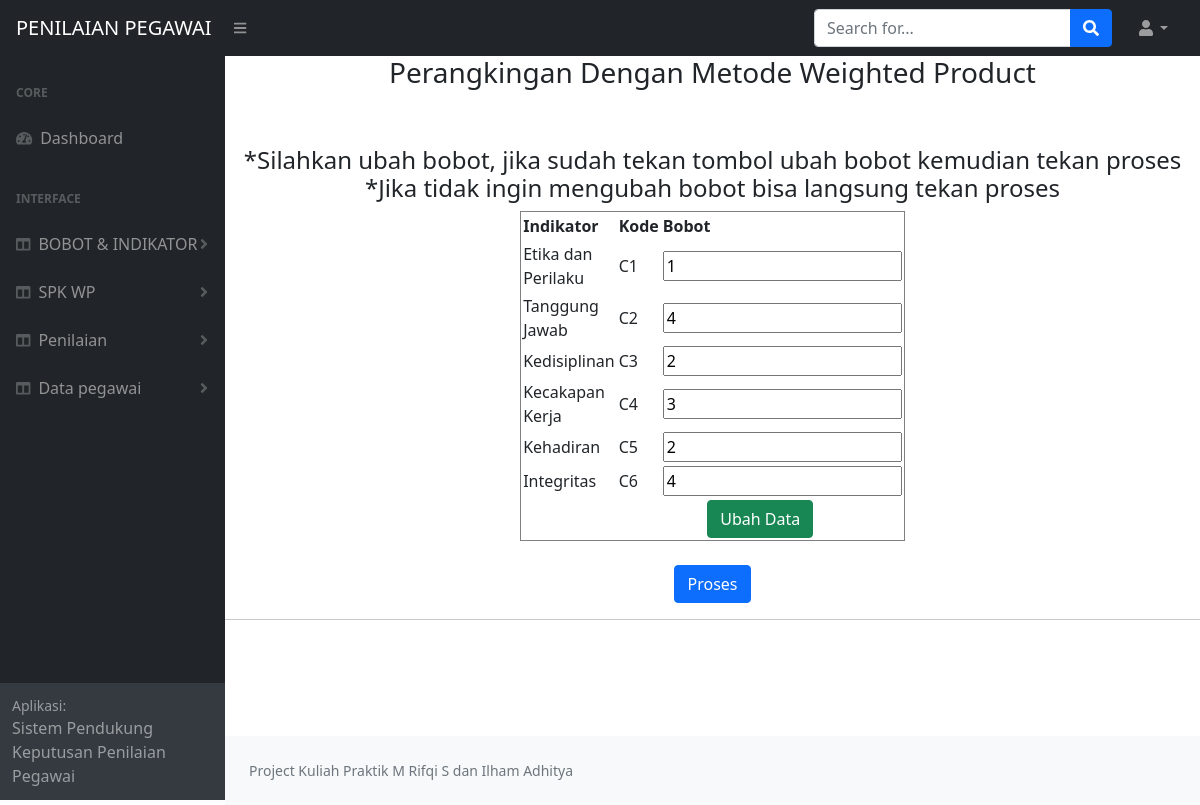
/proses.php (signed in), run on the app's committed database.
### tables this page shows
CREATE TABLE `bobot` (
  `id_bobot` int(11) NOT NULL AUTO_INCREMENT,
  `c1` int(11) NOT NULL,
  `c2` int(11) NOT NULL,
  `c3` int(11) NOT NULL,
  `c4` int(11) NOT NULL,
  `c5` int(11) NOT NULL,
  `c6` int(11) NOT NULL,
  PRIMARY KEY (`id_bobot`)
);

### koneksi.php (called while the page is built, shortened)
<?php
$conn = mysqli_connect("localhost", "root", "root", "data");
function query($query){
    global $conn;
    $result = mysqli_query($conn, $query);
    $rows=[];
    while($row = mysqli_fetch_assoc($result) ){
        $rows[] = $row;
    }
    return $rows;
}
?>

### proses.php (the view, shortened to what this page needs)
<?php
include 'koneksi.php';
include 'header.php';
$mhs = query("SELECT * FROM bobot ")[0];
?>
<div id="layoutSidenav_content">
                <main>
        <header>
            <h3 align="center">Perangkingan Dengan Metode Weighted Product</h3>
        </header>
<br>
<br>
    <form action="" method="post">
        <h4 align="center"> *Silahkan ubah bobot, jika sudah tekan tombol ubah bobot kemudian tekan proses <br>
                            *Jika tidak ingin mengubah bobot bisa langsung tekan proses
        </h4>
        <table border="1px solid" cellspacing="0" cellpadding="2px" align="center">
            <tr>
                <th>Indikator</th>
                <th>Kode</th>
                <th>Bobot</th>
            </tr>
            <tr>
                <td>Etika dan <br> Perilaku</td>
                <td><label for="c1">C1</label></td>
                <td>
                    <input type="text" name="c1" id="c1" required value="<?php echo $mhs["c1"]; ?>">
                </td>
            </tr>
            <tr>
                <td>Tanggung <br> Jawab</td>
                <td><label for="c2">C2</label></td>
                <td>
                    <input type="text" name="c2" id="c2" required value="<?php echo $mhs["c2"]; ?>">
                </td>
            </tr>
            <tr>
                <td>Kedisiplinan</td>
                <td><label for="c3">C3</label></td>
                <td>
                    <input type="text" name="c3" id="c3" required value="<?php echo $mhs["c3"]; ?>">
                </td>
            </tr>
            <tr>
                <td>Kecakapan <br> Kerja</td>
                <td><label for="c4">C4</label></td>
                <td>
                    <input type="text" name="c4" id="c4" required value="<?php echo $mhs["c4"]; ?>">
                </td>
            </tr>
            <tr>
                <td>Kehadiran</td>
                <td><label for="c5">C5</label></td>
                <td>
                    <input type="text" name="c5" id="c5" required value="<?php echo $mhs["c5"]; ?>">
                </td>
            </tr>
            <tr>
                <td>Integritas</td>
                <td><label for="c6">C6</label></td>
                <td>
                    <input type="text" name="c6" id="c6" required value="<?php echo $mhs["c6"]; ?>">
                </td>
            </tr>
            <tr>
                <td></td>
                <td  align="center" colspan="2"><button type="submit" class="btn btn-success" name="submit">Ubah Data</button></td>
            </tr>
        </table>
        <br>
        <center>
        <button type="submit" name="proses" class="btn btn-primary">Proses</button>
        </center>
    </form>
    <hr>
<div  style="padding: 50px">
</main>
<?php include 'footer.php'; ?>

### data on the page
bobot: c1 "1", c2 "4", c3 "2", c4 "3", c5 "2", c6 "4"
